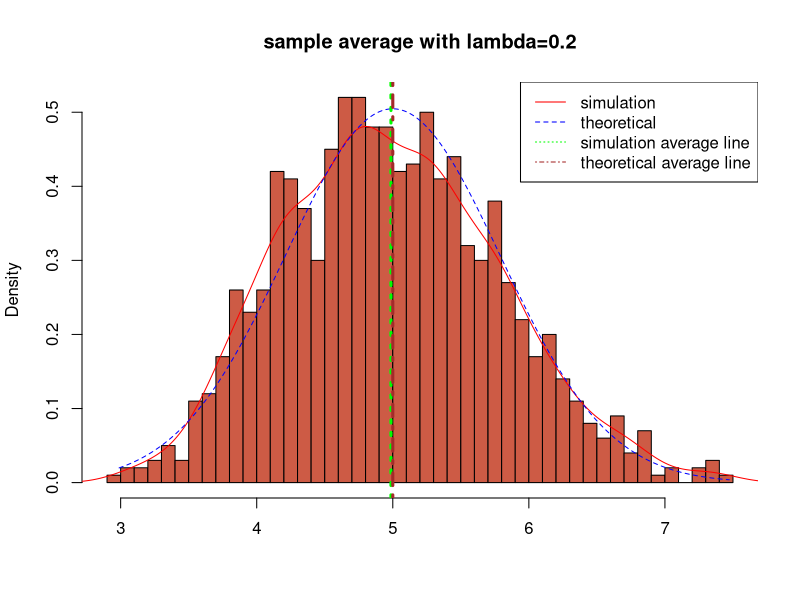

Source code (R):
## ---- chunk 1
set.seed(3)
lambda<-.2
sample<-40
for (n in c(sample)){
        temp <- matrix(rexp(n * 1000, rate=lambda), ncol = n)
        temp <- apply(temp, 1, mean)
        hist(temp, breaks=50, prob=TRUE,
        main="sample average with lambda=0.2",xlab="",col="coral3")
        dty <- density(temp)
        lines(dty,col="red",lty=1)
        xfit <- seq(range(temp)[1], range(temp)[2], length=length(dty$x))
        yfit <- dnorm(xfit, mean=1/lambda, sd=(1/lambda/sqrt(sample)))
        lines(xfit, yfit, pch=22, col="blue", lty=2)
        abline(v=mean(temp), col="green",lwd=3, lty=3)
        abline(v=1/lambda, col="brown",lwd=3, lty=4)
        legend('topright', c("simulation", "theoretical","simulation average line", ... =   "theoretical average line"), lty=c(1,2,3,4), col=c("red", "blue", "green","brown"),
        title.adj = 10)
        }
## ---- chunk 2
sum(((dty$y-yfit)^2)/length(yfit))
